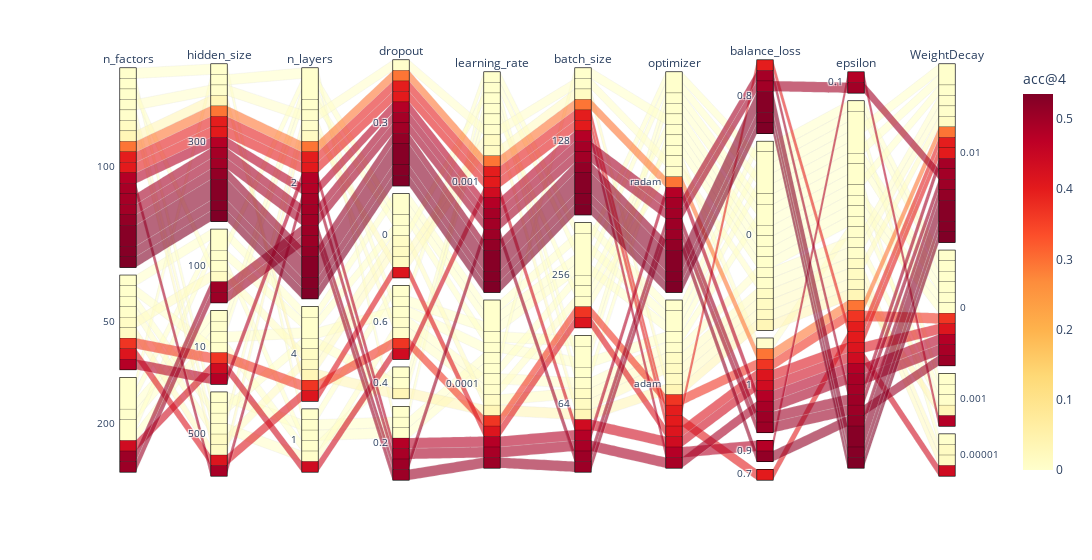

Notebook cell for this chart:
### Code cell
import plotly.express as px

columns = {
    'recommender_extra_params.n_factors': 'n_factors',
    'recommender_extra_params.hidden_size': 'hidden_size',
    'recommender_extra_params.n_layers': 'n_layers',
    'recommender_extra_params.dropout': "dropout",
    # 'data_frames_preparation_extra_params.window_trip': "window_trip",
    'learning_rate': "learning_rate",
    'batch_size': "batch_size",
    'optimizer': "optimizer",
    'loss_function_params.c': "balance_loss",
    'loss_function_params.epsilon': "epsilon",
    'optimizer_params.weight_decay': "WeightDecay",
}


fig = px.parallel_categories(df, dimensions=list(columns.keys()),
                            color="acc@4", width=1200,
                            color_continuous_scale=px.colors.sequential.YlOrRd,
                            labels=columns)
fig.show()

### Figure 1 — Plotly figure (JSON) as saved in the notebook; plotly's stock layout.template omitted (floating-point values rounded to 4 significant figures)
{"data": [{"dimensions": [{"label": "n_factors", "values": [100, 50, 50, 100, 50, 100, 50, 100, 200, 100, 200, 100, 100, 200, 100, 100, 50, 50, 100, 100, 100, 100, 200, 200, 200, 200, 100, 100, 100, 50, 100, 50, 200, 100, 200, 50, 100]}, {"label": "hidden_size", "values": [300, 100, 10, 300, 100, 300, 500, 500, 300, 300, 100, 300, 300, 100, 100, 300, 500, 10, 500, 500, 300, 300, 100, 10, 10, 10, 500, 300, 300, 10, 300, 500, 100, 300, 10, 500, 300]}, {"label": "n_layers", "values": [2, 4, 4, 2, 4, 2, 4, 1, 2, 2, 2, 2, 4, 4, 1, 1, 2, 1, 2, 4, 2, 2, 2, 4, 2, 1, 2, 2, 2, 2, 2, 1, 2, 2, 2, 4, 2]}, {"label": "dropout", "values": [0.3, 0, 0.6, 0.3, 0, 0.3, 0.4, 0.2, 0.2, 0.3, 0.2, 0.3, 0.4, 0, 0.2, 0.6, 0, 0.4, 0.6, 0, 0.3, 0.3, 0.2, 0.6, 0, 0.6, 0.2, 0.3, 0.3, 0.2, 0.3, 0.6, 0, 0.3, 0.6, 0, 0.3]}, {"label": "learning_rate", "values": [0.001, 0.0001, 0.0001, 0.001, 0.0001, 0.001, 0.001, 0.0001, 0.001, 0.001, 0.001, 0.001, 0.0001, 0.001, 0.0001, 0.001, 0.001, 0.001, 0.0001, 0.001, 0.001, 0.001, 0.0001, 0.0001, 0.0001, 0.001, 0.0001, 0.001, 0.001, 0.0001, 0.001, 0.0001, 0.0001, 0.001, 0.0001, 0.0001, 0.001]}, {"label": "batch_size", "values": [128, 256, 256, 128, 64, 128, 256, 128, 256, 128, 64, 128, 64, 64, 256, 256, 128, 64, 64, 64, 128, 128, 64, 64, 64, 64, 64, 128, 128, 64, 128, 256, 256, 128, 256, 256, 128]}, {"label": "optimizer", "values": ["radam", "radam", "adam", "radam", "adam", "radam", "radam", "radam", "adam", "radam", "radam", "radam", "adam", "radam", "radam", "adam", "adam", "radam", "adam", "adam", "radam", "radam", "radam", "adam", "radam", "adam", "adam", "radam", "adam", "radam", "radam", "radam", "radam", "adam", "adam", "adam", "adam"]}, {"label": "balance_loss", "values": [0.8, 0, 1, 0.8, 0, 0.8, 0, 0, 0, 1, 1, 0.8, 0, 0, 0, 0, 0, 0, 0, 0, 0.9, 0.8, 1, 0, 0, 1, 1, 1, 0.8, 1, 0.8, 0, 0, 0.9, 0, 1, 0.7]}, {"label": "epsilon", "values": [0.1, null, null, null, null, null, null, null, null, null, null, null, null, null, null, null, null, null, null, null, null, null, null, null, null, null, null, null, null, null, null, null, null, 0.1, null, null, null]}, {"label": "WeightDecay", "values": [0.01, 0, 0, 0.01, 0.01, 0.01, 0.001, 1e-05, 0.01, 0.01, 0.01, 0.01, 0.001, 0, 0, 0, 1e-05, 0, 0.01, 1e-05, 0.01, 0.01, 0, 0.01, 0, 1e-05, 0, 0.01, 0.01, 0, 0.01, 0.001, 0.001, 0.001, 0.01, 0, 0.01]}], "domain": {"x": [0, 1], "y": [0, 1]}, "line": {"color": [0.4986, 4.614e-05, 0.3675, 0.4949, 0.01075, 0.5276, 0.001661, 0.0002307, 4.614e-05, 0.001892, 0.5035, 0.5276, 0.0317, 0.0001384, 0.0003692, 0, 0.01389, 0.0005999, 0.002215, 0.01329, 0.5153, 0.5308, 0.5048, 0.0001384, 9.229e-05, 0.4375, 0.4914, 0.2935, 0.3979, 0.4776, 0.5358, 0.002999, 4.614e-05, 0.4778, 4.614e-05, 0.4142, 0.4027], "coloraxis": "coloraxis"}, "name": "", "type": "parcats"}], "layout": {"coloraxis": {"colorbar": {"title": {"text": "acc@4"}}, "colorscale": [[0, "rgb(255,255,204)"], [0.125, "rgb(255,237,160)"], [0.25, "rgb(254,217,118)"], [0.375, "rgb(254,178,76)"], [0.5, "rgb(253,141,60)"], [0.625, "rgb(252,78,42)"], [0.75, "rgb(227,26,28)"], [0.875, "rgb(189,0,38)"], [1, "rgb(128,0,38)"]]}, "legend": {"tracegroupgap": 0}, "margin": {"t": 60}, "width": 1200}}
